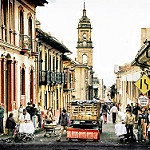
#> input picture datasets/train/10070.jpg, 150 x 150 px; its folder holds 4 pictures in this run
$ python resize.py
#> lines starting #> are read from the running program, lines starting #| are printed output that depends on the picture
from PIL import Image
import os

# 입력 폴더와 출력 폴더 경로
input_dir = "./datasets/train"
output_dir = "./datasets/resized_images"

# 출력 폴더 생성
os.makedirs(output_dir, exist_ok=True)

# 지원하는 이미지 확장자
extensions = (".jpg", ".jpeg", ".png", ".bmp")

# 이미지 resize 수행
for filename in os.listdir(input_dir):
    if filename.lower().endswith(extensions):
        input_path = os.path.join(input_dir, filename)
        output_path = os.path.join(output_dir, filename)

        # 이미지 열기
        img = Image.open(input_path)
#> img is the input picture: PIL image 150x150 RGB; mean R, G, B 167, 156.3, 139.6

        # 128x128로 resize
        resized_img = img.resize((128, 128))
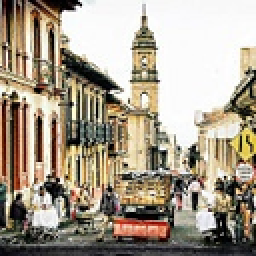
#> resized_img: PIL image 128x128 RGB (shown 2 times larger); mean R, G, B 166.9, 156.3, 139.7

        # 저장
        resized_img.save(output_path)

        print(f"Resized: {filename}")
#> pass 2 of the loop `for filename in os.listdir(input_dir):`:
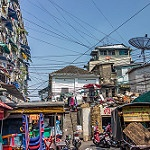
#> input picture datasets/train/10364.jpg, 150 x 150 px
#> img is the input picture: PIL image 150x150 RGB; mean R, G, B 109.2, 117.7, 130.3
#> `resized_img = img.resize((128, 128))`:
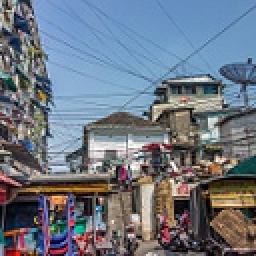
#> resized_img: PIL image 128x128 RGB (shown 2 times larger); mean R, G, B 109.3, 117.7, 130.3
#> pass 3 of the loop `for filename in os.listdir(input_dir):`:
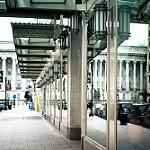
#> input picture datasets/train/10780.jpg, 150 x 150 px
#> img is the input picture: PIL image 150x150 RGB; mean R, G, B 133.9, 140, 132.9
#> `resized_img = img.resize((128, 128))`:
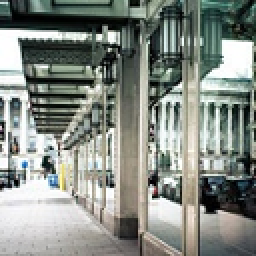
#> resized_img: PIL image 128x128 RGB (shown 2 times larger); mean R, G, B 133.9, 139.9, 132.9
#> the loop made 4 passes; the first 3 are shown

print("모든 이미지 resize 완료!")
